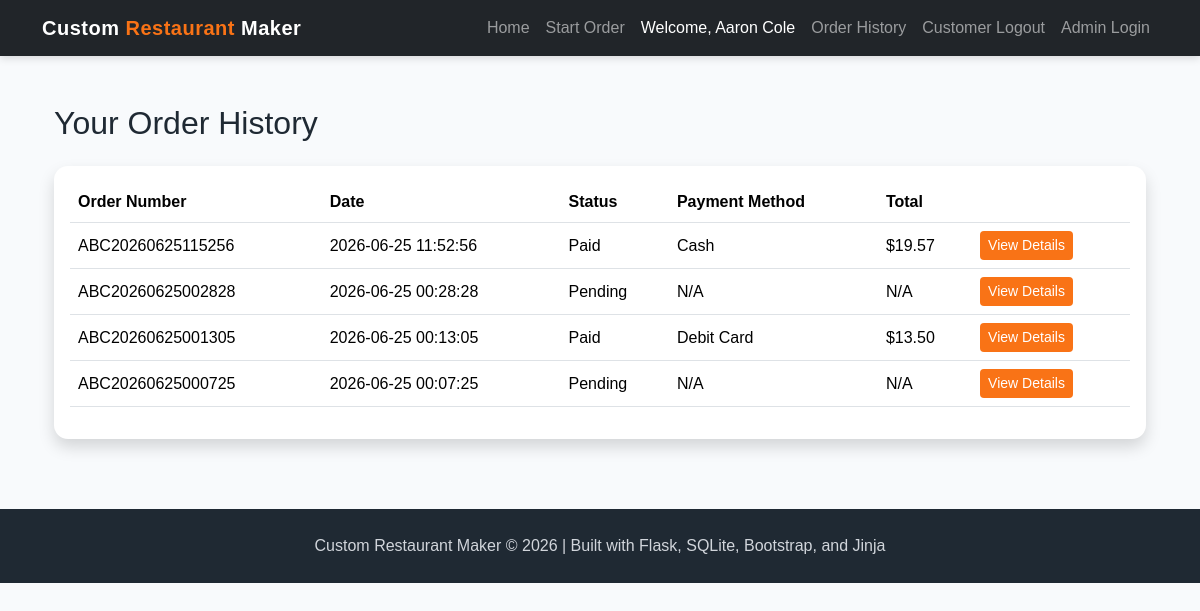
The page /order-history (signed in) on the database as committed earlier.
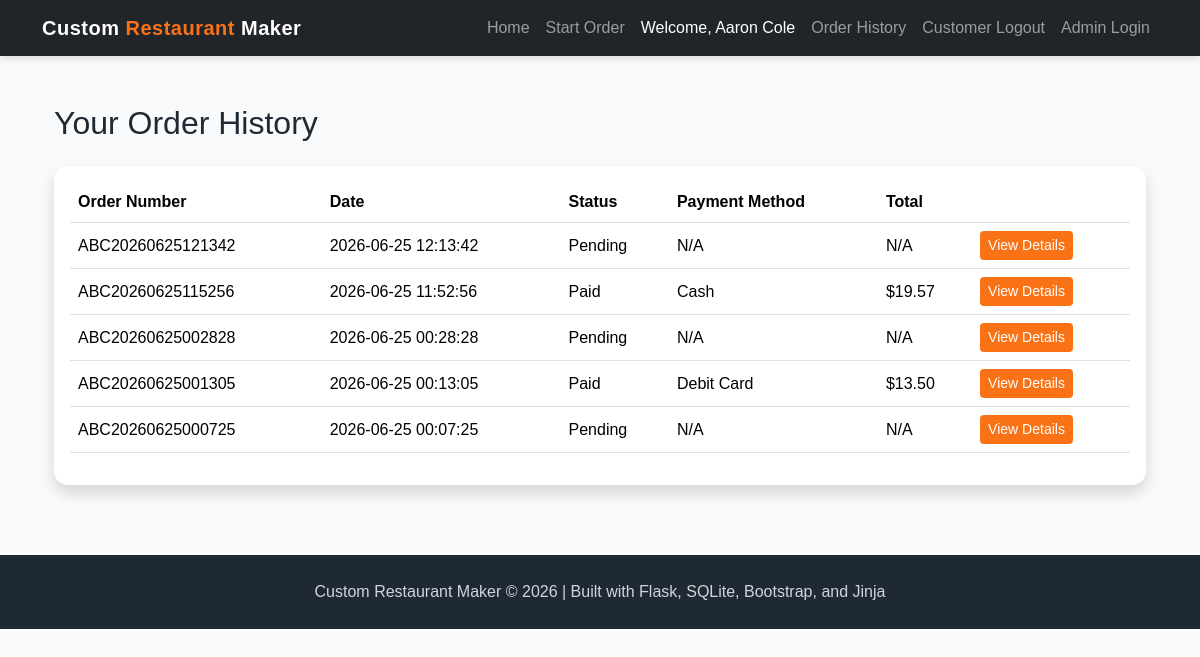
The same page on the database as committed later.
### tables this page shows
CREATE TABLE orders (
    order_id INTEGER PRIMARY KEY AUTOINCREMENT,
    customer_id INTEGER NOT NULL,
    order_number TEXT UNIQUE NOT NULL,
    date_time TEXT NOT NULL, status TEXT DEFAULT 'Pending', payment_method TEXT, total_amount REAL,
    FOREIGN KEY (customer_id) REFERENCES customers(customer_id)
);

### app.py (the view)
@app.route("/order-history")
def order_history():
    if not session.get("customer_id"):
        flash("Please log in to view your order history.", "warning")
        return redirect(url_for("customer_login"))
    customer_id = session["customer_id"]
    conn = get_db()
    cur = conn.cursor()
    cur.execute("""
        SELECT order_id, order_number, date_time, status, payment_method, total_amount
        FROM orders
        WHERE customer_id = ?
        ORDER BY date_time DESC
    """, (customer_id,))
    orders = cur.fetchall()
    conn.close()
    return render_template("order_history.html", orders=orders)

### app.py (called while the page is built)
def get_db():
    conn = sqlite3.connect("project4.db")
    conn.row_factory = sqlite3.Row
    return conn

### templates/order_history.html (shortened to what this page needs)
{% extends "base.html" %}
{% block content %}
<div class="container mt-5">
    <h2 class="mb-4">Your Order History</h2>
    {% if orders %}
        <div class="card shadow">
            <div class="card-body">
                <table class="table table-hover align-middle">
                    <thead>
                        <tr>
                            <th>Order Number</th>
                            <th>Date</th>
                            <th>Status</th>
                            <th>Payment Method</th>
                            <th>Total</th>
                            <th></th>
                        </tr>
                    </thead>
                    <tbody>
                        {% for order in orders %}
                        <tr>
                            <td>{{ order["order_number"] }}</td>
                            <td>{{ order["date_time"] }}</td>
                            <td>{{ order["status"] or "Pending" }}</td>
                            <td>{{ order["payment_method"] or "N/A" }}</td>
                            <td>
                                {% if order["total_amount"] %}
                                    ${{ "%.2f"|format(order["total_amount"]) }}
                                {% else %}
                                    N/A
                                {% endif %}
                            </td>
                            <td>
                                <a href="/order-history/{{ order['order_id'] }}" class="btn btn-sm btn-custom-orange">
                                    View Details
                                </a>
                            </td>
                        </tr>
                        {% endfor %}
                    </tbody>
                </table>
            </div>
        </div>
    {% else %}
        <div class="alert alert-info">
            You have not placed any orders yet.
        </div>
    {% endif %}
</div>
{% endblock %}

Rows that differ between the two databases and show on the page:
added orders: order_number "ABC20260625121342", date_time "2026-06-25 12:13:42", status "Pending", order "N/A"
